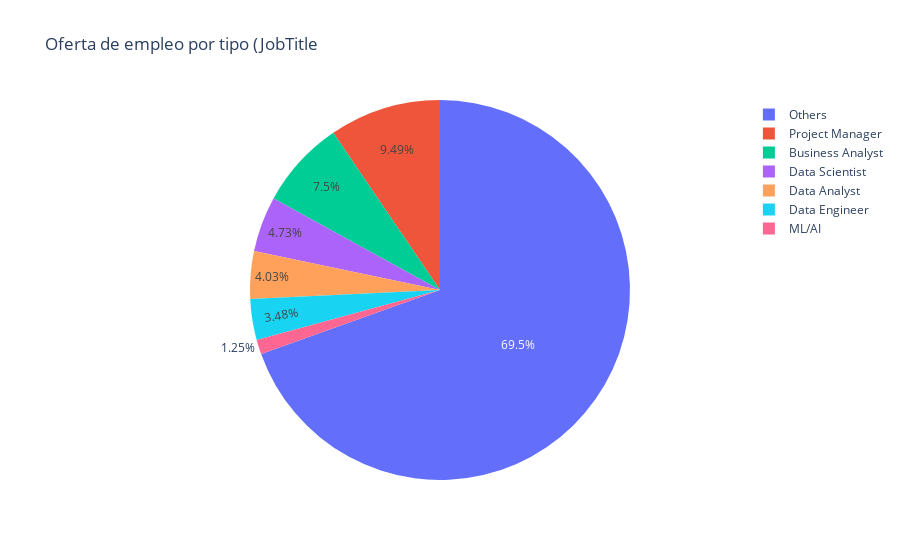

Source (notebook cell):
### Markdown cell above
### PIE CHARTS

### Code cell
res_df.loc[res_df.jobType=="", 'jobType'] = "Others"
    fig = px.pie(res_df, values="total", names='jobType', title="Oferta de empleo por tipo (JobTitle)")
    fig.show()

### Figure 1 — Plotly figure (JSON) as saved in the notebook; plotly's stock layout.template omitted (floating-point values rounded to 4 significant figures; data arrays with more than 128 entries replaced by an {"elided": "..."} marker saying what was removed)
{"data": [{"domain": {"x": [0, 1], "y": [0, 1]}, "hovertemplate": "jobType=%{label}<br>total=%{value}<extra></extra>", "labels": {"elided": "45860 str values"}, "legendgroup": "", "name": "", "showlegend": true, "type": "pie", "values": {"elided": "45860 int values"}}], "layout": {"legend": {"tracegroupgap": 0}, "title": {"text": "Oferta de empleo por tipo (JobTitle"}}}
